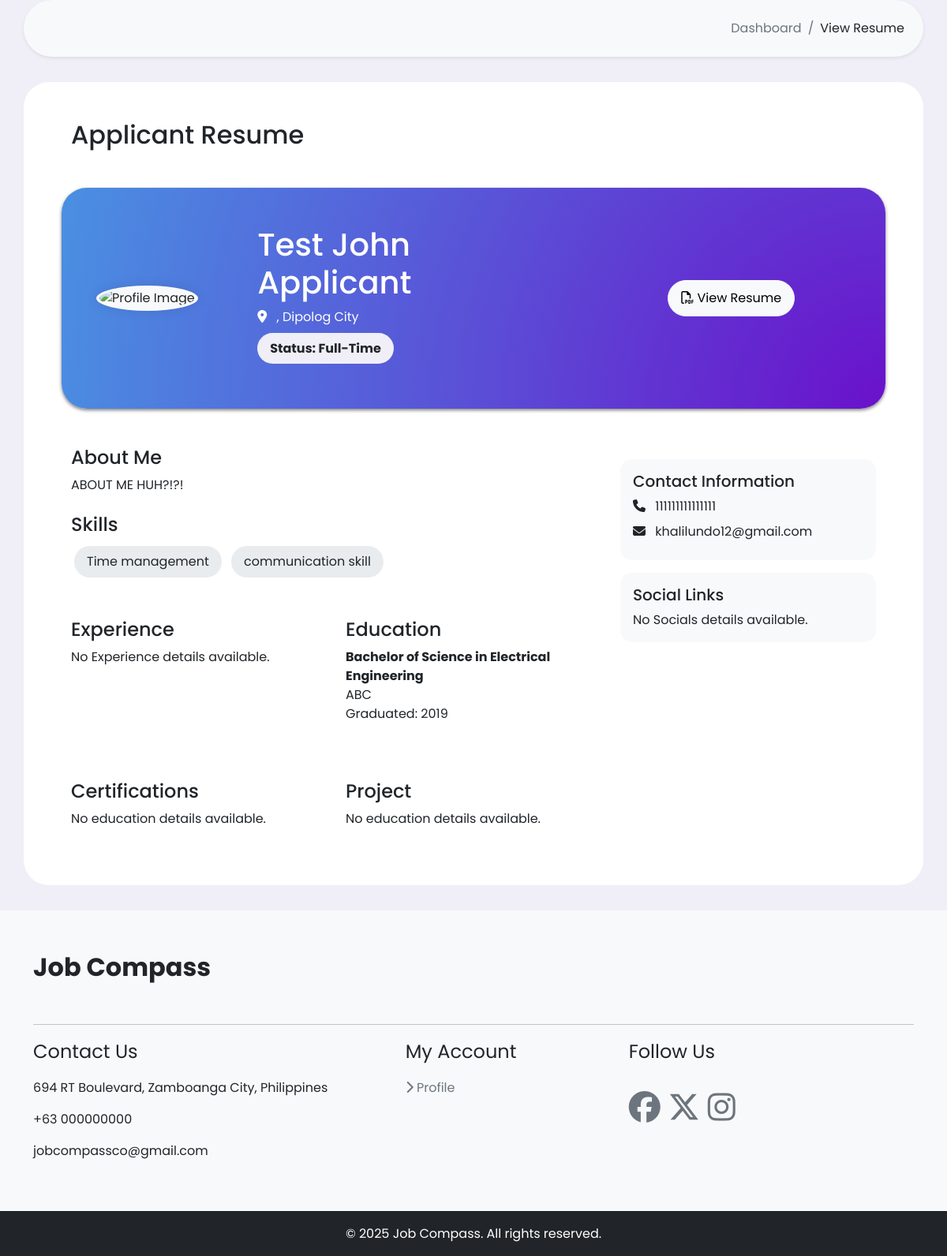
Screenshot of /dashboard/resume/13/ (signed in) with the database file from the repository.
### resume/models.py (models this page shows, shortened)
class Resume(models.Model):
    user = models.OneToOneField(User, on_delete=models.CASCADE)
    avatar = CloudinaryField(
        'avatar',
        folder='avatar-resume',
        default="https://res.cloudinary.com/di2hrzuyq/image/upload/v1733062519/pbnrwanwq7rp17jfr92z.png"
    )
    first_name = models.CharField(max_length=100, blank=True)
    middle_name = models.CharField(max_length=100, blank=True)
    last_name = models.CharField(max_length=100, blank=True)
    suffix = models.CharField   (max_length=10, blank=True)
    about_me = models.TextField(blank=True)
    address = models.OneToOneField(Address, on_delete=models.SET_NULL, null=True, blank=True, related_name='resumes')
    SALARY_DISPLAY_CHOICES = (
        ('fixed', 'Fixed Salary'),
        ('range', 'Salary Range'),
        ('hidden', 'Do not display'),
    )
    salary_display_type = models.CharField(
        max_length=10,
        choices=SALARY_DISPLAY_CHOICES,
        default='hidden'
        ,null=True
        ,blank=True
    )
    currency = models.CharField(max_length=3, choices=CURRENCY_CHOICES, default='PHP', null=True, blank=True)
    expt_salary_fixed = models.PositiveIntegerField(null=True, blank=True, help_text="Enter fixed salary if selected.")
    expt_salary_min = models.PositiveIntegerField(null=True, blank=True, help_text="Enter minimum salary for range.")
    expt_salary_max = models.PositiveIntegerField(null=True, blank=True, help_text="Enter maximum salary for range.")
    expt_salary_mode = models.CharField(
        max_length=20,
        choices=(
            ('Hourly','Hourly'),
            ('Daily','Daily'),
            ('Weekly','Weekly'),
            ('Monthly','Monthly'),
            ('Yearly','Yearly')
        )
        ,null=True
        ,blank=True
    )
    job_position = models.CharField(max_length=150, blank=True)
    industry = models.ForeignKey(Industry, on_delete=models.DO_NOTHING, null=True, blank=True)
    location_job_type_choices = (
        ('Remote', 'Remote'),
        ('Onsite', 'Onsite'),
        ('Hybrid', 'Hybrid')
    )
    location_job_type = models.CharField(max_length=20, choices=location_job_type_choices, blank=True)
    employment_type_choices = (
        ('Full-Time', 'Full-Time'),
        ('Part-Time', 'Part-Time'),
        ('Contract', 'Contract'),
        ('Freelance', 'Freelance'),
        ('Internship/OJT', 'Internship/OJT'),
    )
    employment_job_type = models.CharField(max_length=20, choices=employment_type_choices, blank=True)
    upload_resume = CloudinaryField(
        'file',
        resource_type='raw',
        folder='resume',
        blank=True
    )

class Skill(models.Model):
    user_profile = models.ForeignKey(Resume, on_delete=models.CASCADE, related_name='skills')
    name = models.CharField(max_length=50, blank=True)

class Education(models.Model):
    user_profile = models.ForeignKey(Resume, on_delete=models.CASCADE, related_name='education')
    degree = models.CharField(max_length=100, blank=True)
    institution = models.CharField(max_length=100, blank=True)
    graduation_year = models.IntegerField(null=True, blank=True)

### address/models.py (models this page shows, shortened)
class Address(models.Model):
    user = models.OneToOneField(User, on_delete=models.CASCADE, null=True, blank=True)
    country = models.CharField(max_length=100, blank=True)
    countrypostal = models.CharField(max_length=100, blank=True)
    region = models.CharField(max_length=100, blank=True)
    city = models.CharField(max_length=100, blank=True)
    street = models.CharField(max_length=255, blank=True)

### users/models.py (models this page shows, shortened)
class User(AbstractUser):
    email = models.EmailField(unique=True)
    avatar = CloudinaryField(
        'avatar',
        folder='avatar',
        default="https://res.cloudinary.com/di2hrzuyq/image/upload/v1733062519/pbnrwanwq7rp17jfr92z.png"
    )
    phone = models.CharField(max_length=15, null=True, blank=True)
    is_employer = models.BooleanField(default=False)
    is_applicant = models.BooleanField(default=False)
    has_resume = models.BooleanField(default=False)
    has_company = models.BooleanField(default=False)
    is_active = models.BooleanField(default=True)
    is_verified = models.BooleanField(default=False)

### dashboard/views.py (the view)
# urls.py: path('resume/<int:pk>/', views.view_resume_profile, name='view-resume-profile'),
@login_required(login_url='login')
def view_resume_profile(request, pk):
    resume = get_object_or_404(Resume, pk=pk)
    try:
        resume = Resume.objects.get(pk=pk)
        resume_file = resume.upload_resume
    except Resume.DoesNotExist:
        resume_file = None
    context = {
        'resume': resume,
        'resume_file': resume_file
    }
    return render(request, 'applicant/view_resume_profile.html', context)

### templates/applicant/view_resume_profile.html
{% extends 'users/base.html' %}
{% load static %}
{% block content %}
    <div aria-label="breadcrumb" class="custombreadcrumb container bg-light p-4 mb-3 shadow-sm">
        <ol class="breadcrumb mb-0 d-flex justify-content-end">
            <li class="breadcrumb-item"><a href="{% url 'dashboard' %}" class="text-decoration-none text-dark text-muted">Dashboard</a></li>
            <li class="breadcrumb-item active text-dark" aria-current="page">View Resume</li>
        </ol>
    </div>
    <div class="container applicantProfile-card bg-white">
        <div class="p-5">
            <h2 class="mb-5">Applicant Resume</h2>
            <div class="profile-header row d-flex align-items-center justify-content-between">
                <div class="col-md-12 col-lg-2">
                    <img src="{{resume.user.avatar.url}}" alt="Profile Image" class="profile-image bg-light">
                </div>
                <div class="col-md-12 col-lg-5 mb-3">
                    <h1 class="mb-2 text-white">{{resume.user.resume.first_name|title}} {{resume.user.resume.middle_name|title}} {{resume.user.resume.last_name|title}}</h1>
                    <p class="text-white mt-0">
                        <i class="fas fa-map-marker-alt me-2"></i>
                        {{resume.user.resume.address.barangay}}, {{resume.user.resume.address.city}}
                    </p>
                    <span class="skillbadge fw-bold">Status: {{resume.user.resume.employment_job_type}}</span>
                </div>
                <div class="col-md-12 col-lg-4 d-flex justify-content-center gap-3">
                    {% if resume.user.resume.upload_resume %}
                        <a href="{{ resume_file.url }}" class="btn btn-light customButton px-3" target="_blank">
                            <i class="fa-regular fa-file-pdf"></i> View Resume
                        </a>
                    {% endif %}
                </div>
            </div>
            <div class="row">
                <div class="col-md-8">
                    <div class="mb-4">
                        <h4>About Me</h4>
                        <p>{{resume.user.resume.about_me}}</p>
                    </div>
                    <div class="mb-4">
                        <h4>Skills</h4>
                        <div>
                            {% for skill in resume.user.resume.skills.all %}
                                <span class="skill-badge">{{skill.name}}</span>
                            {% endfor %}
                        </div>
                    </div>
                    <div class="row mt-5">
                        <div class="col-md-6 mb-4">
                            <h4>Experience</h4>
                            {% for experience in user.resume.experiences.all %}
                                <p class="card-text">
                                    <strong>{{experience.title}}</strong> <br>
                                    {{experience.company}} <br>
                                    {{experience.start_date}} - {{experience.end_date}} <br>
                                    <ul>
                                        <li>{{experience.description}}</li>
                                    </ul>
                                </p>
                            {% empty %}
                                <p class="card-text">No Experience details available.</p>
                            {% endfor %}
                        </div>
                        <div class="col-md-6 mb-4">
                            <h4>Education</h4>
                            {% for education in resume.user.resume.education.all %}
                                <p class="card-text">
                                    <strong>{{ education.degree }}</strong> <br>
                                    {{ education.institution }} <br>
                                    Graduated: {{ education.graduation_year }}
                                </p>
                            {% empty %}
                                <p class="card-text">No education details available.</p>
                            {% endfor %}
                        </div>
                        <div class="col-md-6 mt-5 mb-4">
                            <h4>Certifications</h4>
                            {% for certificate in resume.user.resume.certifications.all %}
                                <ul>
                                    <li>{{ certificate.name }}</li>
                                </ul>
                            {% empty %}
                                <p class="card-text">No education details available.</p>
                            {% endfor %}
                        </div>
                        <div class="col-md-6 mt-5 mb-4">
                            <h4>Project</h4>
                            {% for project in resume.user.resume.projects.all %}
                                <p class="card-text">
                                    <strong>{{ project.title }}</strong>
                                    <br>
                                    <small>{{ project.url }}</small>
                                    <br>
                                    <ul>
                                        <li>{{project.description}}</li>
                                    </ul>
                                </p>
                            {% empty %}
                                <p class="card-text">No education details available.</p>
                            {% endfor %}
                        </div>
                    </div>
                </div>
                <div class="col-md-4">
                    <div class="stats-card mb-3">
                        <h5>Contact Information</h5>
                        <div class="contact-info mb-2">
                            <i class="fas fa-phone me-2"></i>
                            <span>{{resume.user.phone}}</span>
                        </div>
                        <div class="contact-info mb-2">
                            <i class="fas fa-envelope me-2"></i>
                            <span>{{resume.user.email}}</span>
                        </div>
                    </div>
                    <div class="stats-card">
                        <h5>Social Links</h5>
                        {% for social in user.resume.social_links.all %}
                            <p class="card-text">
                                <strong>{{ social.platform }}</strong>
                                <br>
                                <small>{{ social.url }}</small>
                                <br>
                            </p>
                        {% empty %}
                            <p class="card-text">No Socials details available.</p>
                        {% endfor %}
                    </div>
                </div>
            </div>
        </div>
    </div>
{% endblock content %}

### static/CSS/main.css (style rules this page uses)
:root { --color-white: #ffffff; --color-light: hsl(252, 30%, 95%); --color-gray: hsl(252, 15%, 65%); --color-primary: #ad0000; --color-secondary: #003af9; --color-tertiary: #DDE5B6; --color-success: hsl(120, 95%, 65%); --color-danger: hsl(0, 95%, 60%); --color-dark: hsl(252, 30%, 17%); --color-black: hsl(252, 30%, 10%); --border-radius: 2rem; --card-border-radius: 1rem; --btn-padding: 0.6rem 2rem; --search-padding: 0.6rem 1rem; --card-padding: 1rem; --sticky-top-left: 5.4rem; --sticky-top-right: -18rem; --font-poppins: 'Poppins', sans-serif; --marquee-width: 100vw; --marquee-height: 20vh; --marquee-elements-displayed: 5; --marquee-element-width: calc(var(--marquee-width) / var(--marquee-elements-displayed)); --marquee-animation-duration: calc(var(--marquee-elements) * 3s); --sb-track-color: #ececec; --sb-thumb-color: #aeb2bd; --sb-size: 3px; }
body { font-family: var(--font-poppins); background-color: var(--color-light); font-size: 1rem; opacity: 1; overflow-y: scroll; margin: 0; height: 100vh; }
.customButton { border-radius: 1.5rem; padding: 10px; }
.skillbadge { background-color: var(--color-light); padding: 0.5rem 1rem; border-radius: 1.5rem; }
.custombreadcrumb { border-radius: 5rem; }
.applicantProfile-card { margin: 2rem auto; border-radius: 2rem; }
.applicantProfile-card .profile-header { margin-top: 0; margin-bottom: 3rem; padding: 3rem 2rem; border-radius: 1.5rem; box-shadow: 0 2px 4px rgba(0, 0, 0, 0.5); background-image: radial-gradient(circle at 100% 100%, #6a11cb,#4a90e2); }
.applicantProfile-card .row { border-radius: 2rem; }
.applicantProfile-card .profile-image { width: 150px; height: 150px; border-radius: 50%; object-fit: cover; border: 4px solid #f8f9fa; box-shadow: 0 0 15px rgba(0,0,0,0.1); }
.applicantProfile-card .stats-card { background: #f8f9fa; border-radius: 15px; padding: 1rem; margin: 1rem 0; transition: transform 0.3s ease; }
.applicantProfile-card .skill-badge { background: #e9ecef; padding: 0.5rem 1rem; border-radius: 25px; margin: 0.25rem; display: inline-block; }
.applicantProfile-card .contact-info { transition: all 0.3s ease; }

### rows the page displays
Resume: user.resume.first_name "Test", user.resume.middle_name "John", user.resume.last_name "Applicant", user.resume.address.city "Dipolog City", user.resume.employment_job_type "Full-Time", user.resume.about_me "ABOUT ME HUH?!?!", user.phone "111111111111111", user.email "khalilundo12@gmail.com"
Skill: name "Time management"
Skill: name "communication skill"
Education: degree "Bachelor of Science in Electrical Engineering", institution "ABC", graduation_year "2019"
